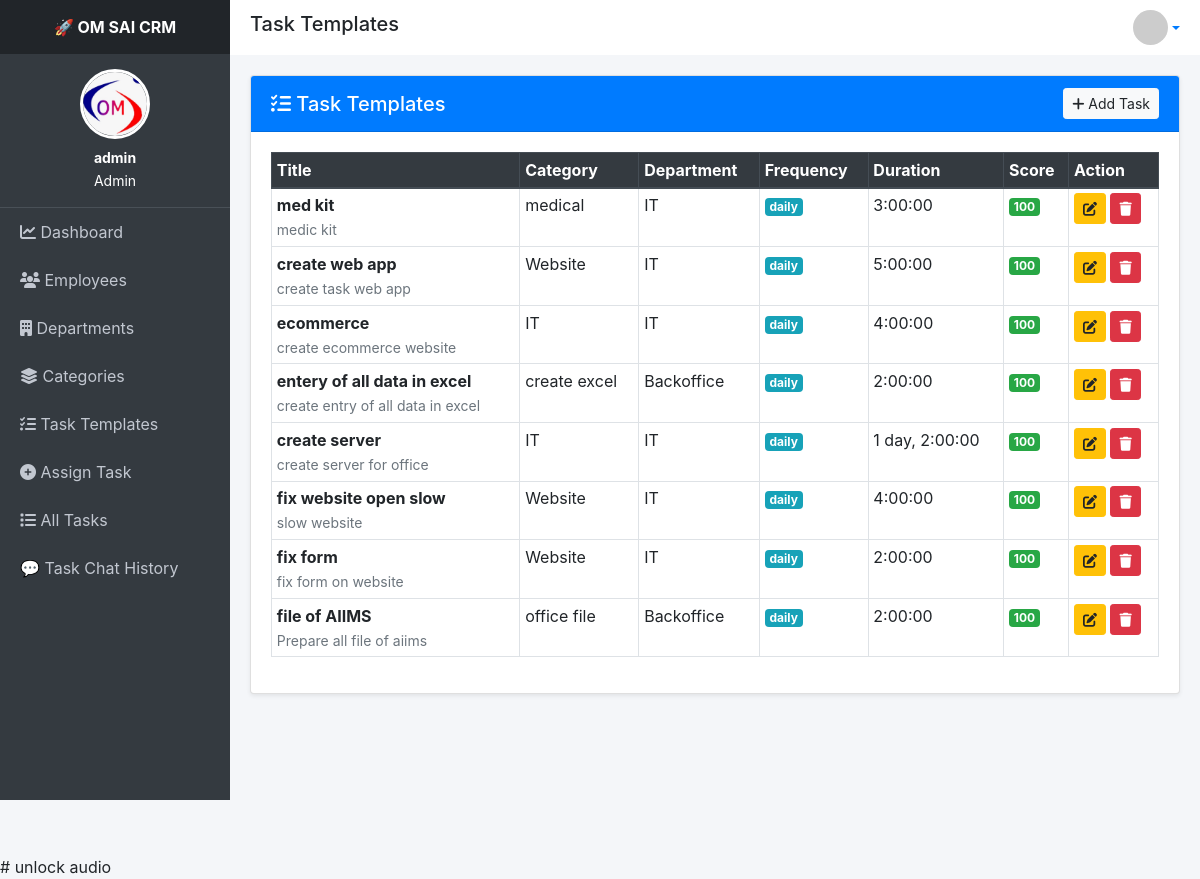
The app's page /kra/tasks/ (signed in) with its own data.
### employees/models.py (models this page shows, shortened)
class UserProfile(models.Model):
    user = models.OneToOneField(User, on_delete=models.CASCADE)
    profile_image = models.ImageField(upload_to='profile_images/', null=True, blank=True)

### kra/models.py (models this page shows, shortened)
class KRATask(models.Model):
    FREQUENCY_CHOICES = [
        ("daily", "Daily"),
        ("weekly", "Weekly"),
        ("monthly", "Monthly"),
    ]
    category = models.ForeignKey(
        KRACategory,
        on_delete=models.CASCADE,
        related_name="tasks"
    )
    title = models.CharField(max_length=255)
    description = models.TextField()
    frequency = models.CharField(
        max_length=20,
        choices=FREQUENCY_CHOICES
    )
    expected_duration = models.DurationField()
    max_score = models.PositiveIntegerField(default=100)
    is_active = models.BooleanField(default=True)
    created_at = models.DateTimeField(auto_now_add=True)
    class Meta:
        ordering = ['-created_at']

class KRACategory(models.Model):
    name = models.CharField(max_length=200)
    department = models.ForeignKey(
        Department,
        on_delete=models.CASCADE,
        related_name="kra_categories"
    )
    description = models.TextField(blank=True, null=True)
    status = models.CharField(
        max_length=10,
        choices=[('active', 'Active'), ('inactive', 'Inactive')],
        default='active'
    )
    created_at = models.DateTimeField(auto_now_add=True)
    class Meta:
        unique_together = ('name', 'department')
        ordering = ['-created_at']

### department/models.py (models this page shows, shortened)
class Department(models.Model):
    name = models.CharField(max_length=100, unique=True)
    description = models.TextField(blank=True, null=True)
    created_at = models.DateTimeField(auto_now_add=True)

### kra/views.py (the view)
# urls.py: path('tasks/', views.kra_task_list, name='kra_tasks'),
@login_required
@user_passes_test(is_admin)
def kra_task_list(request):
    tasks = KRATask.objects.select_related('category', 'category__department').all()
    return render(request, 'kra/task_list.html', {
        'tasks': tasks
    })

### kra/views.py (called while the page is built)
def is_admin(user):
    return user.is_superuser

### kra/templates/kra/task_list.html (shortened to what this page needs)
{% extends 'base.html' %}
{% block header_title %}Task Templates{% endblock %}
{% block content %}
<div class="card shadow-sm">
    <div class="card-header bg-primary text-white d-flex justify-content-between align-items-center">
        <h5 class="mb-0">
            <i class="fas fa-tasks"></i> Task Templates
        </h5>
        <a href="{% url 'add_kra_task' %}" class="btn btn-light btn-sm">
            <i class="fas fa-plus"></i> Add Task
        </a>
    </div>
    <div class="card-body table-responsive">
        <table class="table table-bordered table-hover table-sm">
            <thead class="thead-dark">
                <tr>
                    <th>Title</th>
                    <th>Category</th>
                    <th>Department</th>
                    <th>Frequency</th>
                    <th>Duration</th>
                    <th>Score</th>
                    <th>Action</th>
                </tr>
            </thead>
            <tbody>
                {% for t in tasks %}
                <tr>
                    <td>
                        <strong>{{ t.title }}</strong><br>
                        <small class="text-muted">
                            {{ t.description|truncatewords:8 }}
                        </small>
                    </td>
                    <td>{{ t.category.name }}</td>
                    <td>{{ t.category.department.name }}</td>
                    <td>
                        <span class="badge badge-info">
                            {{ t.frequency }}
                        </span>
                    </td>
                    <td>
                        {{ t.expected_duration }}
                    </td>
                    <td>
                        <span class="badge badge-success">
                            {{ t.max_score }}
                        </span>
                    </td>
                    <td>
                        <a href="{% url 'update_kra_task' t.id %}"
                           class="btn btn-warning btn-sm">
                            <i class="fas fa-edit"></i>
                        </a>
                        <a href="{% url 'delete_kra_task' t.id %}"
                           onclick="return confirm('Delete this task?')"
                           class="btn btn-danger btn-sm">
                            <i class="fas fa-trash"></i>
                        </a>
                    </td>
                </tr>
                {% endfor %}
            </tbody>
        </table>
    </div>
</div>
{% endblock %}

### templates/base.html (shortened to what this page needs)
{% load static %}
<!DOCTYPE html>
<html lang="en">
<head>
<link rel="stylesheet" href="https://cdn.jsdelivr.net/npm/bootstrap@4.6.2/dist/css/bootstrap.min.css">
<link rel="stylesheet" href="https://cdnjs.cloudflare.com/ajax/libs/font-awesome/6.5.0/css/all.min.css">
</head>
<body data-chat-url="{% url 'task_chat_history' %}">
<div class="sidebar">
    <div class="brand">🚀 OM SAI CRM</div>
    <div class="profile-box">
        <img src="{% if request.user.is_superuser and request.user.userprofile.profile_image %}
            {{ request.user.userprofile.profile_image.url }}
          {% elif request.user.employee.profile_image %}
            {{ request.user.employee.profile_image.url }}
          {% else %}
            https://ui-avatars.com/api/?name={{ request.user.username }}
          {% endif %}"
             class="profile-img">
        <div class="profile-name">
            {{ request.user.username }}
        </div>
        <small>
            {% if request.user.is_superuser %}
                Admin
            {% else %}
                {{ request.user.employee.role|title }}
            {% endif %}
        </small>
    </div>
    <div class="menu">
        {% if request.user.is_superuser %}
            <a href="{% url 'dashboard' %}">
                <i class="fas fa-chart-line"></i> Dashboard
            </a>
            <a href="{% url 'employee_list' %}">
                <i class="fas fa-users"></i> Employees
            </a>
            <a href="{% url 'department_list' %}">
                <i class="fas fa-building"></i> Departments
            </a>
            <a href="{% url 'kra_categories' %}">
                <i class="fas fa-layer-group"></i> Categories
            </a>
            <a href="{% url 'kra_tasks' %}">
                <i class="fas fa-tasks"></i> Task Templates
            </a>
            <a href="{% url 'assign_task' %}">
                <i class="fas fa-plus-circle"></i> Assign Task
            </a>
            <a href="{% url 'all_tasks' %}">
                <i class="fas fa-list"></i> All Tasks
            </a>
            <a href="{% url 'task_chat_history' %}">
                💬 Task Chat History
            </a>
        {% endif %}
    </div>
</div>
<div class="topbar">
    <h5>{% block header_title %}Dashboard{% endblock %}</h5>
    <div class="dropdown">
        <a class="d-flex align-items-center dropdown-toggle" href="#" data-toggle="dropdown">
            <img src="{% if request.user.is_superuser %}
            https://ui-avatars.com/api/?name={{ request.user.username }}
          {% elif request.user.employee.profile_image %}
            {{ request.user.employee.profile_image.url }}
          {% else %}
            https://ui-avatars.com/api/?name={{ request.user.username }}
          {% endif %}"
                 width="35" height="35"
                 class="rounded-circle">
        </a>
    </div>
</div>
<div class="content">
    {% block content %}{% endblock %}
</div>
# unlock audio
</body>
</html>

### templates/base.html (style rules this page uses)
body { background: #f4f6f9; margin: 0; }
.sidebar { height: 100vh; background: #343a40; color: white; position: fixed; width: 230px; display: flex; flex-direction: column; overflow-y: auto; overflow-x: hidden; scroll-behavior: smooth; }
.brand { text-align: center; padding: 15px; background: #212529; font-weight: bold; position: sticky; top: 0; z-index: 10; }
.profile-box { text-align: center; padding: 15px; border-bottom: 1px solid #495057; }
.profile-img { width: 70px; height: 70px; border-radius: 50%; object-fit: cover; border: 3px solid #fff; margin-bottom: 8px; }
.profile-name { font-size: 14px; font-weight: bold; }
.menu { flex-grow: 1; }
.menu a { color: #c2c7d0; display: block; padding: 12px 20px; text-decoration: none; transition: 0.2s; }
.topbar { background: white; margin-left: 230px; padding: 10px 20px; display: flex; justify-content: space-between; align-items: center; position: sticky; top: 0; z-index: 1000; }
.content { margin-left: 230px; padding: 20px; min-height: 100vh; }

### records on screen
KRATask: title "med kit", description "medic kit", category.name "medical", category.department.name "IT", frequency "daily", expected_duration "3:00:00", max_score "100"
KRATask: title "create web app", description "create task web app", category.name "Website", category.department.name "IT", frequency "daily", expected_duration "5:00:00", max_score "100"
KRATask: title "ecommerce", description "create ecommerce website", category.name "IT", category.department.name "IT", frequency "daily", expected_duration "4:00:00", max_score "100"
KRATask: title "entery of all data in excel", description "create entry of all data in excel", category.name "create excel", category.department.name "Backoffice", frequency "daily", expected_duration "2:00:00", max_score "100"
KRATask: title "create server", description "create server for office", category.name "IT", category.department.name "IT", frequency "daily", expected_duration "1 day, 2:00:00", max_score "100"
KRATask: title "fix website open slow", description "slow website", category.name "Website", category.department.name "IT", frequency "daily", expected_duration "4:00:00", max_score "100"
KRATask: title "fix form", description "fix form on website", category.name "Website", category.department.name "IT", frequency "daily", expected_duration "2:00:00", max_score "100"
KRATask: title "file of AIIMS", description "Prepare all file of aiims", category.name "office file", category.department.name "Backoffice", frequency "daily", expected_duration "2:00:00", max_score "100"

### other values on screen
{{ request.user.username }} "admin"
